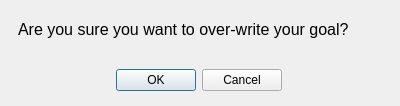
<?xml version="1.0" encoding="UTF-8"?>
<ui version="4.0">
 <class>Dialog</class>
 <widget class="QDialog" name="Dialog">
  <property name="geometry">
   <rect>
    <x>0</x>
    <y>0</y>
    <width>400</width>
    <height>106</height>
   </rect>
  </property>
  <property name="windowTitle">
   <string>Dialog</string>
  </property>
  <widget class="QWidget" name="">
   <property name="geometry">
    <rect>
     <x>18</x>
     <y>20</y>
     <width>361</width>
     <height>71</height>
    </rect>
   </property>
   <layout class="QVBoxLayout" name="verticalLayout">
    <item>
     <widget class="QLabel" name="label">
      <property name="font">
       <font>
        <pointsize>12</pointsize>
       </font>
      </property>
      <property name="text">
       <string>Are you sure you want to over-write your goal?</string>
      </property>
     </widget>
    </item>
    <item>
     <spacer name="verticalSpacer">
      <property name="orientation">
       <enum>Qt::Vertical</enum>
      </property>
      <property name="sizeHint" stdset="0">
       <size>
        <width>20</width>
        <height>40</height>
       </size>
      </property>
     </spacer>
    </item>
    <item>
     <layout class="QHBoxLayout" name="horizontalLayout">
      <item>
       <spacer name="horizontalSpacer">
        <property name="orientation">
         <enum>Qt::Horizontal</enum>
        </property>
        <property name="sizeHint" stdset="0">
         <size>
          <width>40</width>
          <height>20</height>
         </size>
        </property>
       </spacer>
      </item>
      <item>
       <widget class="QDialogButtonBox" name="buttonBox">
        <property name="orientation">
         <enum>Qt::Horizontal</enum>
        </property>
        <property name="standardButtons">
         <set>QDialogButtonBox::Cancel|QDialogButtonBox::Ok</set>
        </property>
       </widget>
      </item>
      <item>
       <spacer name="horizontalSpacer_2">
        <property name="orientation">
         <enum>Qt::Horizontal</enum>
        </property>
        <property name="sizeHint" stdset="0">
         <size>
          <width>40</width>
          <height>20</height>
         </size>
        </property>
       </spacer>
      </item>
     </layout>
    </item>
   </layout>
  </widget>
 </widget>
 <resources/>
 <connections>
  <connection>
   <sender>buttonBox</sender>
   <signal>accepted()</signal>
   <receiver>Dialog</receiver>
   <slot>accept()</slot>
   <hints>
    <hint type="sourcelabel">
     <x>248</x>
     <y>254</y>
    </hint>
    <hint type="destinationlabel">
     <x>157</x>
     <y>274</y>
    </hint>
   </hints>
  </connection>
  <connection>
   <sender>buttonBox</sender>
   <signal>rejected()</signal>
   <receiver>Dialog</receiver>
   <slot>reject()</slot>
   <hints>
    <hint type="sourcelabel">
     <x>316</x>
     <y>260</y>
    </hint>
    <hint type="destinationlabel">
     <x>286</x>
     <y>274</y>
    </hint>
   </hints>
  </connection>
 </connections>
</ui>
